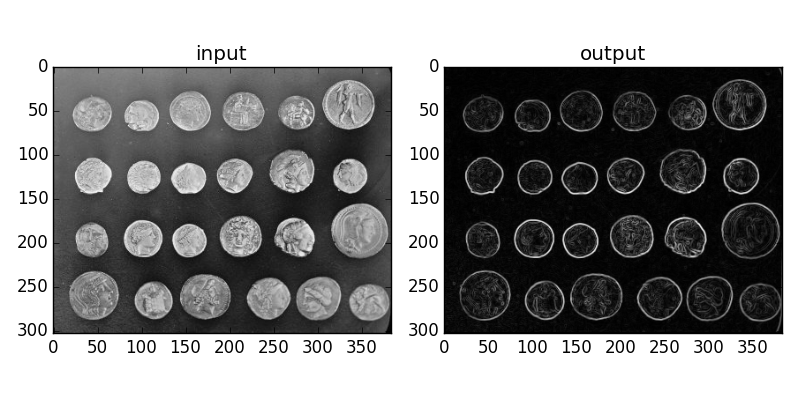

The script that saved this image:
from skimage import data, filter
import matplotlib.pyplot as plt

image = data.coins()
edges = filter.sobel(image)

fig, (ax0, ax1) = plt.subplots(ncols=2, figsize=(8, 4))
ax0.imshow(image, cmap=plt.cm.gray)
ax0.set_title('input')

ax1.imshow(edges, cmap=plt.cm.gray)
ax1.set_title('output')

plt.tight_layout()
plt.savefig('plot_filter.png')
plt.show()


